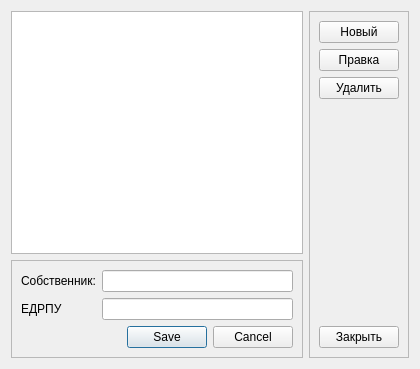
<?xml version="1.0" encoding="UTF-8"?>
<ui version="4.0">
 <class>VlasnikDialog</class>
 <widget class="QDialog" name="VlasnikDialog">
  <property name="geometry">
   <rect>
    <x>0</x>
    <y>0</y>
    <width>420</width>
    <height>369</height>
   </rect>
  </property>
  <property name="windowTitle">
   <string>Владельцы РРО</string>
  </property>
  <layout class="QGridLayout" name="gridLayout_3">
   <item row="0" column="0">
    <widget class="QTableView" name="tableView">
     <property name="editTriggers">
      <set>QAbstractItemView::NoEditTriggers</set>
     </property>
     <property name="alternatingRowColors">
      <bool>true</bool>
     </property>
     <property name="selectionMode">
      <enum>QAbstractItemView::SingleSelection</enum>
     </property>
     <property name="selectionBehavior">
      <enum>QAbstractItemView::SelectRows</enum>
     </property>
     <property name="sortingEnabled">
      <bool>true</bool>
     </property>
    </widget>
   </item>
   <item row="0" column="1" rowspan="2">
    <widget class="QFrame" name="frame_2">
     <property name="frameShape">
      <enum>QFrame::StyledPanel</enum>
     </property>
     <property name="frameShadow">
      <enum>QFrame::Raised</enum>
     </property>
     <layout class="QGridLayout" name="gridLayout_2">
      <item row="3" column="0">
       <spacer name="verticalSpacer">
        <property name="orientation">
         <enum>Qt::Vertical</enum>
        </property>
        <property name="sizeHint" stdset="0">
         <size>
          <width>20</width>
          <height>40</height>
         </size>
        </property>
       </spacer>
      </item>
      <item row="2" column="0">
       <widget class="QPushButton" name="pbDelete">
        <property name="text">
         <string>Удалить</string>
        </property>
        <property name="shortcut">
         <string>Return</string>
        </property>
       </widget>
      </item>
      <item row="0" column="0">
       <widget class="QPushButton" name="pbNew">
        <property name="text">
         <string>Новый</string>
        </property>
        <property name="shortcut">
         <string>Ins</string>
        </property>
       </widget>
      </item>
      <item row="1" column="0">
       <widget class="QPushButton" name="pbEdit">
        <property name="text">
         <string>Правка</string>
        </property>
        <property name="shortcut">
         <string>Shift+E</string>
        </property>
       </widget>
      </item>
      <item row="4" column="0">
       <widget class="QPushButton" name="pbClose">
        <property name="text">
         <string>Закрыть</string>
        </property>
       </widget>
      </item>
     </layout>
    </widget>
   </item>
   <item row="1" column="0">
    <widget class="QFrame" name="frame">
     <property name="frameShape">
      <enum>QFrame::StyledPanel</enum>
     </property>
     <property name="frameShadow">
      <enum>QFrame::Raised</enum>
     </property>
     <layout class="QGridLayout" name="gridLayout">
      <item row="0" column="0">
       <widget class="QLabel" name="label">
        <property name="text">
         <string>Собственник:</string>
        </property>
       </widget>
      </item>
      <item row="0" column="1">
       <widget class="QLineEdit" name="lineEditName"/>
      </item>
      <item row="1" column="0">
       <widget class="QLabel" name="label_2">
        <property name="text">
         <string>ЕДРПУ</string>
        </property>
       </widget>
      </item>
      <item row="1" column="1">
       <widget class="QLineEdit" name="lineEditEDRPU"/>
      </item>
      <item row="2" column="1">
       <widget class="QDialogButtonBox" name="buttonBox">
        <property name="standardButtons">
         <set>QDialogButtonBox::Cancel|QDialogButtonBox::Save</set>
        </property>
       </widget>
      </item>
     </layout>
    </widget>
   </item>
  </layout>
 </widget>
 <resources/>
 <connections/>
</ui>
